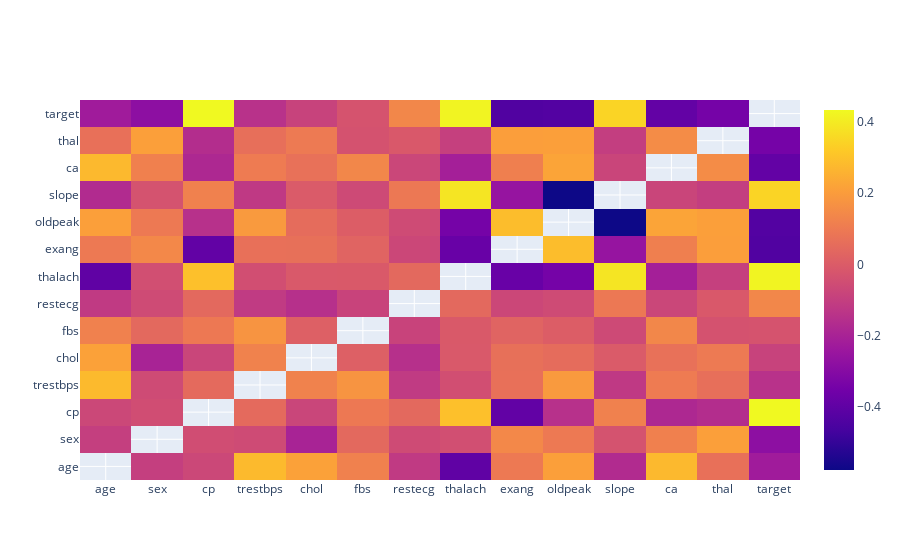

This figure's notebook cell:
### Code cell
fig2.show()

### Figure 1 — Plotly figure (JSON) as saved in the notebook; plotly's stock layout.template omitted (floating-point values rounded to 4 significant figures; data arrays with more than 128 entries replaced by an {"elided": "..."} marker saying what was removed)
{"data": [{"type": "heatmap", "x": ["age", "sex", "cp", "trestbps", "chol", "fbs", "restecg", "thalach", "exang", "oldpeak", "slope", "ca", "thal", "target"], "y": ["age", "sex", "cp", "trestbps", "chol", "fbs", "restecg", "thalach", "exang", "oldpeak", "slope", "ca", "thal", "target"], "z": {"elided": "14x14 float values"}}], "layout": {}}
